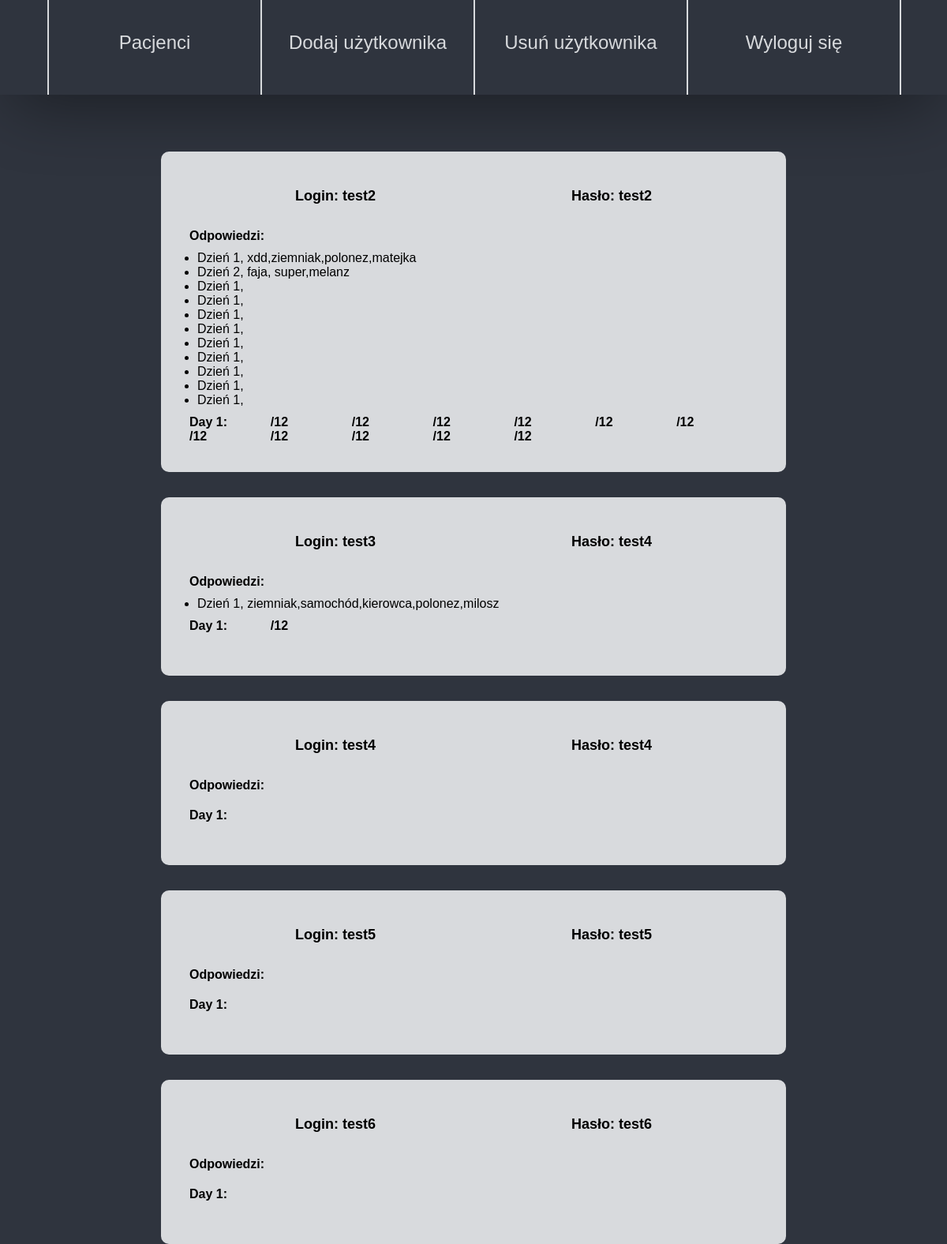
Page /users2551 on the committed database.
### neuro/modules.py (models this page shows, shortened)
class User(db.Model,UserMixin):
    id = db.Column(db.Integer, primary_key=True)
    username = db.Column(db.String(20), unique=True, nullable=False)
    password = db.Column(db.String(60), nullable=False)
    answers = db.relationship('Answer', backref='author', lazy=True)

class Answer(db.Model):
    id = db.Column(db.Integer, primary_key=True)
    date_posted = db.Column(db.DateTime, nullable=True, default=datetime.utcnow)
    day1 = db.Column(db.Text, nullable=True)
    user_id = db.Column(db.Integer, db.ForeignKey('user.id'), nullable=True)

### neuro/routes.py (the view)
@app.route('/users2551',methods =["GET"])
def users():
    users = User.query.all()
    '''
    for user in users:
        x = user.answers
        for answer in x:
            useranswer=(answer.day1)
            answer_arry=useranswer.split(",")

            if (answer_arry[0]=="Dzień 1"):
                correctDay1 = [" xdd","ziemniak","polonez","gitara","samochód","melanz"]
                a = set(answer_arry)
                b = set(correctDay1)
                result1=len(a&b)

            elif (answer_arry[0]=="Dzień 2"):
                a = set(answer_arry)
                b = set(correctDay1)
                result2 = len(a&b)
    '''
    return render_template('users.html',users=users)#result1=result1)

### neuro/templates/users.html (shortened to what this page needs)
{% extends "admin.html" %}
{% block content %}
{% for user in users %}
<div class="contentUsers">
    <div class="Userbox">
    <div id="login">Login: {{user.username}}</div>
    <div class="passwordUser"> Hasło: {{user.password}}</div>
    </div>
    <div class="AnswersDays">Odpowiedzi:
    <div class="answers">
        <ul>
        {% for answer in user.answers %}
            <li id="answer">{{ answer.day1}} </li>
        {% endfor %}
        </ul> </div> </div>
        <div class="correct">
        <div class="daynumbers">Day 1:</div>
        {% for answer in user.answers %}
        <div class="points">{{ result1 }}/12</div>
        {%endfor%}
    </div>
</div>
{% endfor %}
{% endblock content %}

### neuro/templates/admin.html (shortened to what this page needs)
<!DOCTYPE html>
<html>
<head>
    <link rel="stylesheet" href="{{ url_for('static', filename='admin.css') }}">
</head>
<body>
      <div id="menuwrapper">
        <div id="container">
          <a href="/users2551" class='elements'>Pacjenci</a>
          <a href="/add2551" class='elements'>Dodaj użytkownika</a>
          <a href="/delete2551" class='elements'>Usuń użytkownika</a>
          <a href="/login" class='elements'>Wyloguj się</a>
        </div>
        </div>
   {% block content %}{% endblock %}
</body>
</html>

### neuro/static/admin.css (style rules this page uses)
* { padding:0; margin: 0; }
body { background-color: #2F343E; font-family: Arial; }
#menuwrapper { width:100%; height:15vh; -webkit-box-shadow: 0px 24px 87px -17px rgba(0,0,0,0.48); -moz-box-shadow: 0px 24px 87px -17px rgba(0,0,0,0.48); box-shadow: 0px 24px 87px -17px rgba(0,0,0,0.48); }
#container { width:90%; height:15vh; display:grid; margin-left: 5%; margin-right: 5%; grid-template-columns: 1fr 1fr 1fr 1fr; grid-template-rows: 1fr; }
.elements { font-size: 2vw; padding-top: 5vh; text-align: center; border-left:solid 2px #d8dadd; text-decoration: none; color: #d8dadd; display: grid; position: relative; }
#container:last-child { border-right:solid 2px #d8dadd; }
.elements::before, .elements::after { content: ""; border-top: solid 1px transparent; box-sizing: border-box; position: absolute; height: 0; width: 0; }
.elements::before { top: 3vh; left: 2.2vw; }
.elements::after { bottom: 3vh; left: 2.2vw; }
.contentUsers { grid-template-rows: auto; max-width: 60%; padding: 3vw; margin: 4vh auto; transform: translate(0, 5vh); background-color: #d8dadd; border-radius: 10px; }
.Userbox { display: grid; grid-template-rows: 1fr 1fr; grid-template-columns: 1fr 1fr; font-size: 1.5vw; font-weight: 700; text-align: center; padding: 10px; }
.AnswersDays { display: grid; grid-template-columns: 1fr; grid-template-rows: auto; font-weight: 700; }
.answers { font-weight: 300 !important; padding: 10px; }
.correct { display: grid; grid-template-columns: 1fr 1fr 1fr 1fr 1fr 1fr 1fr ; grid-template-rows: 1fr 1fr; font-weight: 700; }
.daynumbers { grid-row: 1/span 1; }

### rows in the picture
User: username "test2", password "test2"
Answer: day1 "Dzień 1, xdd,ziemniak,polonez,matejka"
Answer: day1 "Dzień 2, faja, super,melanz"
Answer: day1 "Dzień 1,"
Answer: day1 "Dzień 1,"
Answer: day1 "Dzień 1,"
Answer: day1 "Dzień 1,"
Answer: day1 "Dzień 1,"
Answer: day1 "Dzień 1,"
Answer: day1 "Dzień 1,"
Answer: day1 "Dzień 1,"
Answer: day1 "Dzień 1,"
User: username "test3", password "test4"
Answer: day1 "Dzień 1, ziemniak,samochód,kierowca,polonez,milosz"
User: username "test4", password "test4"
User: username "test5", password "test5"
User: username "test6", password "test6"
